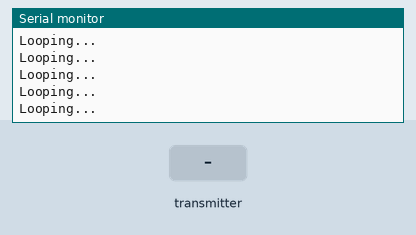
Recording of a sketch running on a simulated Arduino Uno, built with avr-gcc and run on an emulated ATmega328P. Shown: the last lines printed to the serial monitor. The inputs (shaded band) are chosen by the test bench. No radio packets arrive unless stated.

Above: at 2.2 s.
2.3 s: the transmitter starts sending intRXThrottlePos = 0
At 2.41 s:
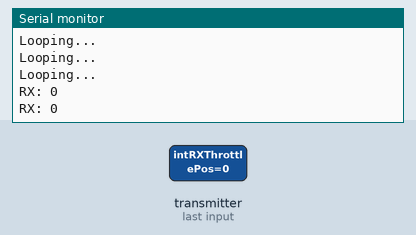
4.2 s: the transmitter starts sending intRXThrottlePos = 256
At 4.22 s:
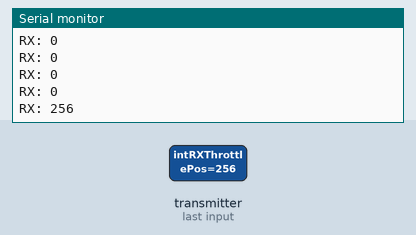

Measured:
- after the input at 2.3 s, the serial monitor: prints a new line at once (image 1)
- after the input at 4.2 s, the serial monitor: prints a new line at once (image 2)

The sketch:

main.ino
```cpp
// by AEhere
// This code controls the IRIS-1 UAV
//

#include "SPI.h"
#include <Servo.h>
#include "RF24.h"
#include <nRF24L01.h>
#include "printf.h"

// Servo ThrottleESCServo;  // create servo object to control the ESC

#define ESC_THR_PIN 3
#define SRV_ELEV_PIN 4
#define SRV_RUD_PIN 5
#define SRV_AIL_R_PIN 9
#define SRV_AIL_L_PIN 10

#define THR_CONTROL_PIN A0      //for local throttle control

#define CE_PIN  7               //radio pins
#define CSN_PIN 8

// Create the radio object
RF24 radio(CE_PIN, CSN_PIN);

byte addresses[][6] = {"1Node","2Node"};

// unsigned long intTHRPos = 0;     // variable to store the servo position
int intRXThrottlePos = 0;   // received throttle value
int intELEVPos = 0;
int intRUDPos = 0;
int intAILPos = 0;


//******************************************************************************
//********************************  SETUP  *************************************
//******************************************************************************
void setup() {

    Serial.begin(115200);

    printf_begin();

    // ThrottleESCServo.attach(ESC_THR_PIN);   //Attach the ESC channel

//  pinMode(3, OUTPUT);


    radio.begin();
    radio.setPALevel(RF24_PA_LOW);
    radio.openWritingPipe(addresses[1]);
    radio.openReadingPipe(1, addresses[0]);
    radio.startListening();
    radio.setDataRate(RF24_250KBPS);
    radio.setAutoAck(1);            //must the RX acknowledge the tramsmission?
    radio.setRetries(5,15);
    radio.printDetails();
    delay(1000);
    Serial.println("Radio set...");
    Serial.println("Starting loop...");
}
//******************************************************************************
//********************************  LOOP  **************************************
//******************************************************************************

void loop() {

    int intRXThrottlePos;
    if( radio.available() ){
        while (radio.available()) {
            radio.read( &intRXThrottlePos, sizeof(int) );

            Serial.print("RX: ");
            Serial.println(intRXThrottlePos);
            delay(100);
        }
    }

        // intTHRPos = analogRead(THR_CONTROL_PIN);                    // reads the value of the potentiometer (value between 0 and 1023)
        //ThrottleESCServo.write(map(intTHRPos, 512, 0, 10, 170));   // scale it to use it with the servo (value between 0 and 180)


    Serial.println("Looping...");
    delay(10);
}
//******************************************************************************
//******************************************************************************
//******************************************************************************
```
